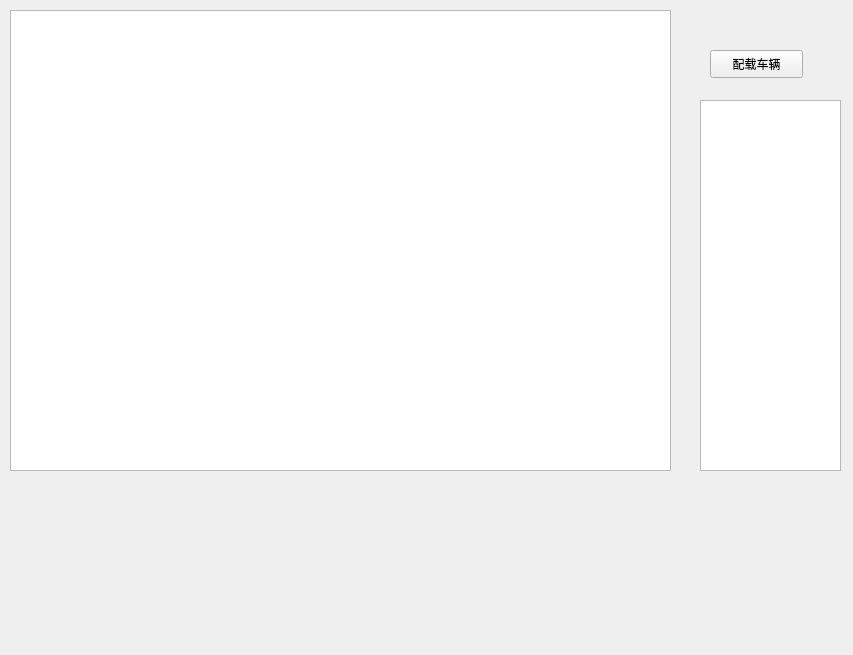
<?xml version="1.0" encoding="UTF-8"?>
<ui version="4.0">
 <class>Form</class>
 <widget class="QWidget" name="Form">
  <property name="geometry">
   <rect>
    <x>0</x>
    <y>0</y>
    <width>853</width>
    <height>655</height>
   </rect>
  </property>
  <property name="windowTitle">
   <string>Form</string>
  </property>
  <widget class="QPushButton" name="button">
   <property name="geometry">
    <rect>
     <x>710</x>
     <y>50</y>
     <width>93</width>
     <height>28</height>
    </rect>
   </property>
   <property name="text">
    <string>配载车辆</string>
   </property>
  </widget>
  <widget class="QPlainTextEdit" name="textEdit">
   <property name="geometry">
    <rect>
     <x>700</x>
     <y>100</y>
     <width>141</width>
     <height>371</height>
    </rect>
   </property>
  </widget>
  <widget class="QGraphicsView" name="graphicsView">
   <property name="geometry">
    <rect>
     <x>10</x>
     <y>10</y>
     <width>661</width>
     <height>461</height>
    </rect>
   </property>
  </widget>
 </widget>
 <resources/>
 <connections/>
</ui>
